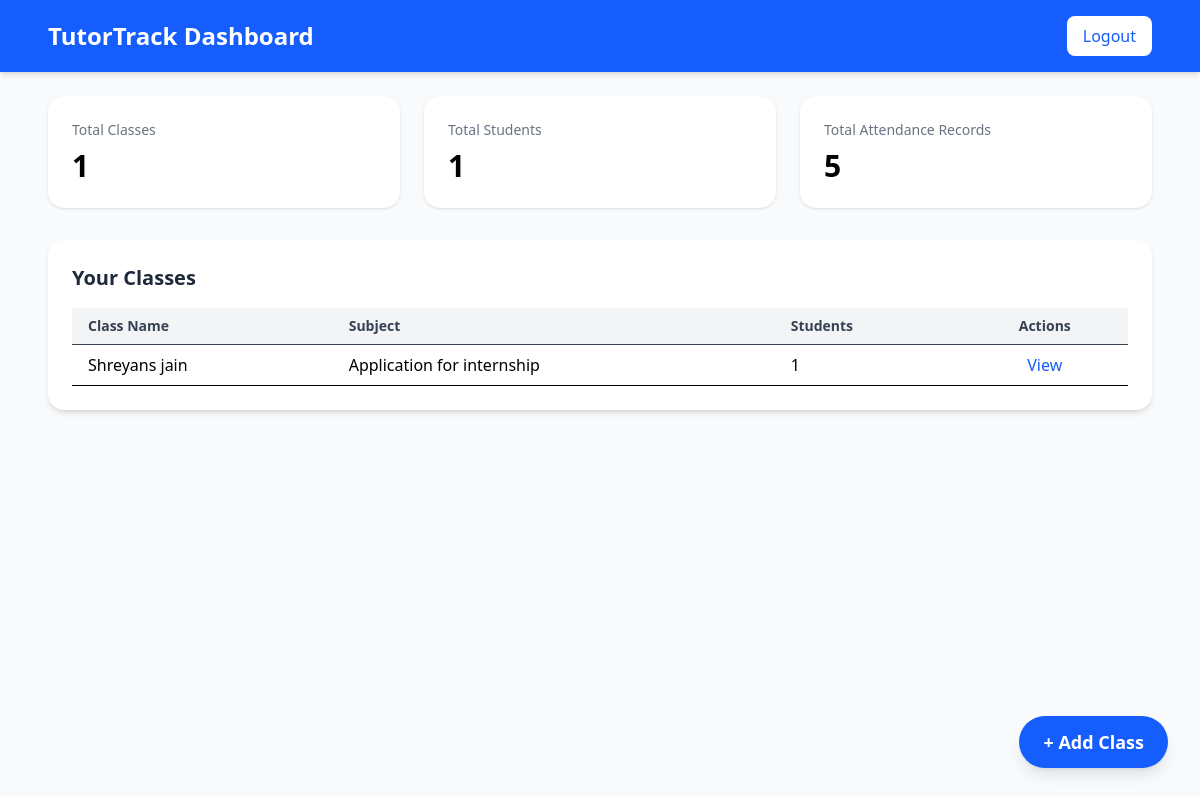
The page / on the database its author committed.
### attendance/models.py (models this page shows, shortened)
class ClassRoom(models.Model):
    name = models.CharField(max_length=100)
    subject = models.CharField(max_length=100)
    created_at = models.DateTimeField(auto_now_add=True)

### attendance/views.py (the view)
# urls.py: path('', views.dashboard, name='dashboard'),
def dashboard(request):
    classes = ClassRoom.objects.all()
    total_students = Student.objects.count()
    total_attendance = Attendance.objects.count()
    return render(request, 'dashboard.html', {
        'classes': classes,
        'total_students': total_students,
        'total_attendance': total_attendance
    })

### attendance/templates/dashboard.html (shortened to what this page needs)
{% load static tailwind_tags %}
<!DOCTYPE html>
<html lang="en">
<head>
  {% tailwind_css %}
</head>
<body class="bg-gray-50 min-h-screen">
  <header class="bg-blue-600 text-white shadow-md">
    <div class="max-w-6xl mx-auto px-6 py-4 flex items-center justify-between">
      <h1 class="text-2xl font-bold">TutorTrack Dashboard</h1>
      <a href="#" class="bg-white text-blue-600 px-4 py-2 rounded-lg font-medium hover:bg-blue-100 transition">Logout</a>
    </div>
  </header>
  <main class="max-w-6xl mx-auto p-6">
    <div class="grid grid-cols-1 sm:grid-cols-3 gap-6 mb-8">
      <div class="bg-white p-6 rounded-2xl shadow hover:shadow-lg transition">
        <h2 class="text-gray-500 text-sm">Total Classes</h2>
        <p class="text-3xl font-semibold mt-2">{{ classes|length }}</p>
      </div>
      <div class="bg-white p-6 rounded-2xl shadow hover:shadow-lg transition">
        <h2 class="text-gray-500 text-sm">Total Students</h2>
        <p class="text-3xl font-semibold mt-2">{{ total_students }}</p>
      </div>
      <div class="bg-white p-6 rounded-2xl shadow hover:shadow-lg transition">
        <h2 class="text-gray-500 text-sm">Total Attendance Records</h2>
        <p class="text-3xl font-semibold mt-2">{{ total_attendance }}</p>
      </div>
    </div>
    <div class="bg-white p-6 rounded-2xl shadow-md">
      <h2 class="text-xl font-semibold mb-4 text-gray-800">Your Classes</h2>
      {% if classes %}
      <table class="w-full border-collapse text-left">
        <thead>
          <tr class="bg-gray-100 text-gray-700 text-sm">
            <th class="px-4 py-2 border-b">Class Name</th>
            <th class="px-4 py-2 border-b">Subject</th>
            <th class="px-4 py-2 border-b">Students</th>
            <th class="px-4 py-2 border-b text-center">Actions</th>
          </tr>
        </thead>
        <tbody>
          {% for c in classes %}
          <tr class="hover:bg-blue-50">
            <td class="px-4 py-2 border-b">{{ c.name }}</td>
            <td class="px-4 py-2 border-b">{{ c.subject }}</td>
            <td class="px-4 py-2 border-b">{{ c.students.count }}</td>
            <td class="px-4 py-2 border-b text-center">
              <a href="{% url 'class_detail' c.id %}" class="text-blue-600 hover:underline">View</a>
            </td>
          </tr>
          {% endfor %}
        </tbody>
      </table>
      {% else %}
        <p class="text-gray-500">You haven’t created any classes yet.</p>
      {% endif %}
    </div>
  </main>
  <a href="{% url 'add_class' %}" class="fixed bottom-8 right-8 bg-blue-600 hover:bg-blue-700 text-white px-6 py-3 rounded-full shadow-lg text-lg font-semibold transition">
    + Add Class
  </a>
</body>
</html>

### rows shown on the page
ClassRoom: name "Shreyans jain", subject "Application for internship", students.count "1"

### other values the page prints
{{ classes|length }} "1"
{{ total_students }} "1"
{{ total_attendance }} "5"
